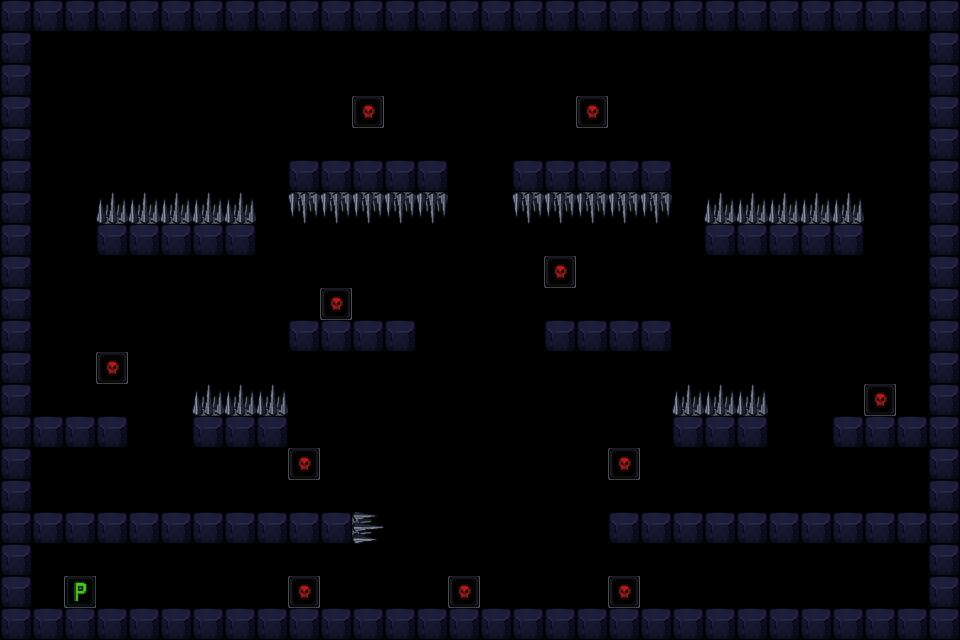

This is a level from a 2D game, rendered from its Tiled map with the project's own tilesets. A one-line summary and the complete map file follow:
An orthogonal 30x20 tile map with 32x32 px tiles, 5 tile layers (solid, oneway, monsters, traps, ...), 2 tilesets.

<map version="1.10" tiledversion="1.12.1" orientation="orthogonal" renderorder="right-down" width="30" height="20" tilewidth="32" tileheight="32" infinite="0" nextlayerid="11" nextobjectid="1">
 <tileset firstgid="1" source="block.tsx" />
 <tileset firstgid="161060739" source="port.tsx" />
 <layer id="2" name="solid" width="30" height="20">
  <data encoding="csv">
9,9,9,9,9,9,9,9,9,9,9,9,9,9,9,9,9,9,9,9,9,9,9,9,9,9,9,9,9,9,
9,0,0,0,0,0,0,0,0,0,0,0,0,0,0,0,0,0,0,0,0,0,0,0,0,0,0,0,0,9,
9,0,0,0,0,0,0,0,0,0,0,0,0,0,0,0,0,0,0,0,0,0,0,0,0,0,0,0,0,9,
9,0,0,0,0,0,0,0,0,0,0,0,0,0,0,0,0,0,0,0,0,0,0,0,0,0,0,0,0,9,
9,0,0,0,0,0,0,0,0,0,0,0,0,0,0,0,0,0,0,0,0,0,0,0,0,0,0,0,0,9,
9,0,0,0,0,0,0,0,0,0,0,0,0,0,0,0,0,0,0,0,0,0,0,0,0,0,0,0,0,9,
9,0,0,0,0,0,0,0,0,0,0,0,0,0,0,0,0,0,0,0,0,0,0,0,0,0,0,0,0,9,
9,0,0,0,0,0,0,0,0,0,0,0,0,0,0,0,0,0,0,0,0,0,0,0,0,0,0,0,0,9,
9,0,0,0,0,0,0,0,0,0,0,0,0,0,0,0,0,0,0,0,0,0,0,0,0,0,0,0,0,9,
9,0,0,0,0,0,0,0,0,0,0,0,0,0,0,0,0,0,0,0,0,0,0,0,0,0,0,0,0,9,
9,0,0,0,0,0,0,0,0,0,0,0,0,0,0,0,0,0,0,0,0,0,0,0,0,0,0,0,0,9,
9,0,0,0,0,0,0,0,0,0,0,0,0,0,0,0,0,0,0,0,0,0,0,0,0,0,0,0,0,9,
9,0,0,0,0,0,0,0,0,0,0,0,0,0,0,0,0,0,0,0,0,0,0,0,0,0,0,0,0,9,
9,0,0,0,0,0,0,0,0,0,0,0,0,0,0,0,0,0,0,0,0,0,0,0,0,0,0,0,0,9,
9,0,0,0,0,0,0,0,0,0,0,0,0,0,0,0,0,0,0,0,0,0,0,0,0,0,0,0,0,9,
9,0,0,0,0,0,0,0,0,0,0,0,0,0,0,0,0,0,0,0,0,0,0,0,0,0,0,0,0,9,
9,0,0,0,0,0,0,0,0,0,0,0,0,0,0,0,0,0,0,0,0,0,0,0,0,0,0,0,0,9,
9,0,0,0,0,0,0,0,0,0,0,0,0,0,0,0,0,0,0,0,0,0,0,0,0,0,0,0,0,9,
9,0,0,0,0,0,0,0,0,0,0,0,0,0,0,0,0,0,0,0,0,0,0,0,0,0,0,0,0,9,
9,9,9,9,9,9,9,9,9,9,9,9,9,9,9,9,9,9,9,9,9,9,9,9,9,9,9,9,9,9
</data>
 </layer>
 <layer id="9" name="oneway" width="30" height="20">
  <data encoding="csv">
0,0,0,0,0,0,0,0,0,0,0,0,0,0,0,0,0,0,0,0,0,0,0,0,0,0,0,0,0,0,
0,0,0,0,0,0,0,0,0,0,0,0,0,0,0,0,0,0,0,0,0,0,0,0,0,0,0,0,0,0,
0,0,0,0,0,0,0,0,0,0,0,0,0,0,0,0,0,0,0,0,0,0,0,0,0,0,0,0,0,0,
0,0,0,0,0,0,0,0,0,0,0,0,0,0,0,0,0,0,0,0,0,0,0,0,0,0,0,0,0,0,
0,0,0,0,0,0,0,0,0,0,0,0,0,0,0,0,0,0,0,0,0,0,0,0,0,0,0,0,0,0,
0,0,0,0,0,0,0,0,0,9,9,9,9,9,0,0,9,9,9,9,9,0,0,0,0,0,0,0,0,0,
0,0,0,0,0,0,0,0,0,0,0,0,0,0,0,0,0,0,0,0,0,0,0,0,0,0,0,0,0,0,
0,0,0,9,9,9,9,9,0,0,0,0,0,0,0,0,0,0,0,0,0,0,9,9,9,9,9,0,0,0,
0,0,0,0,0,0,0,0,0,0,0,0,0,0,0,0,0,0,0,0,0,0,0,0,0,0,0,0,0,0,
0,0,0,0,0,0,0,0,0,0,0,0,0,0,0,0,0,0,0,0,0,0,0,0,0,0,0,0,0,0,
0,0,0,0,0,0,0,0,0,9,9,9,9,0,0,0,0,9,9,9,9,0,0,0,0,0,0,0,0,0,
0,0,0,0,0,0,0,0,0,0,0,0,0,0,0,0,0,0,0,0,0,0,0,0,0,0,0,0,0,0,
0,0,0,0,0,0,0,0,0,0,0,0,0,0,0,0,0,0,0,0,0,0,0,0,0,0,0,0,0,0,
0,9,9,9,0,0,9,9,9,0,0,0,0,0,0,0,0,0,0,0,0,9,9,9,0,0,9,9,9,0,
0,0,0,0,0,0,0,0,0,0,0,0,0,0,0,0,0,0,0,0,0,0,0,0,0,0,0,0,0,0,
0,0,0,0,0,0,0,0,0,0,0,0,0,0,0,0,0,0,0,0,0,0,0,0,0,0,0,0,0,0,
0,9,9,9,9,9,9,9,9,9,9,0,0,0,0,0,0,0,0,9,9,9,9,9,9,9,9,9,9,0,
0,0,0,0,0,0,0,0,0,0,0,0,0,0,0,0,0,0,0,0,0,0,0,0,0,0,0,0,0,0,
0,0,0,0,0,0,0,0,0,0,0,0,0,0,0,0,0,0,0,0,0,0,0,0,0,0,0,0,0,0,
0,0,0,0,0,0,0,0,0,0,0,0,0,0,0,0,0,0,0,0,0,0,0,0,0,0,0,0,0,0
</data>
 </layer>
 <layer id="6" name="monsters" width="30" height="20">
  <data encoding="csv">
0,0,0,0,0,0,0,0,0,0,0,0,0,0,0,0,0,0,0,0,0,0,0,0,0,0,0,0,0,0,
0,0,0,0,0,0,0,0,0,0,0,0,0,0,0,0,0,0,0,0,0,0,0,0,0,0,0,0,0,0,
0,0,0,0,0,0,0,0,0,0,0,0,0,0,0,0,0,0,0,0,0,0,0,0,0,0,0,0,0,0,
0,0,0,0,0,0,0,0,0,0,0,15,0,0,0,0,0,0,15,0,0,0,0,0,0,0,0,0,0,0,
0,0,0,0,0,0,0,0,0,0,0,0,0,0,0,0,0,0,0,0,0,0,0,0,0,0,0,0,0,0,
0,0,0,0,0,0,0,0,0,0,0,0,0,0,0,0,0,0,0,0,0,0,0,0,0,0,0,0,0,0,
0,0,0,0,0,0,0,0,0,0,0,0,0,0,0,0,0,0,0,0,0,0,0,0,0,0,0,0,0,0,
0,0,0,0,0,0,0,0,0,0,0,0,0,0,0,0,0,0,0,0,0,0,0,0,0,0,0,0,0,0,
0,0,0,0,0,0,0,0,0,0,0,0,0,0,0,0,0,15,0,0,0,0,0,0,0,0,0,0,0,0,
0,0,0,0,0,0,0,0,0,0,15,0,0,0,0,0,0,0,0,0,0,0,0,0,0,0,0,0,0,0,
0,0,0,0,0,0,0,0,0,0,0,0,0,0,0,0,0,0,0,0,0,0,0,0,0,0,0,0,0,0,
0,0,0,15,0,0,0,0,0,0,0,0,0,0,0,0,0,0,0,0,0,0,0,0,0,0,0,0,0,0,
0,0,0,0,0,0,0,0,0,0,0,0,0,0,0,0,0,0,0,0,0,0,0,0,0,0,0,15,0,0,
0,0,0,0,0,0,0,0,0,0,0,0,0,0,0,0,0,0,0,0,0,0,0,0,0,0,0,0,0,0,
0,0,0,0,0,0,0,0,0,15,0,0,0,0,0,0,0,0,0,15,0,0,0,0,0,0,0,0,0,0,
0,0,0,0,0,0,0,0,0,0,0,0,0,0,0,0,0,0,0,0,0,0,0,0,0,0,0,0,0,0,
0,0,0,0,0,0,0,0,0,0,0,0,0,0,0,0,0,0,0,0,0,0,0,0,0,0,0,0,0,0,
0,0,0,0,0,0,0,0,0,0,0,0,0,0,0,0,0,0,0,0,0,0,0,0,0,0,0,0,0,0,
0,0,0,0,0,0,0,0,0,15,0,0,0,0,15,0,0,0,0,15,0,0,0,0,0,0,0,0,0,0,
0,0,0,0,0,0,0,0,0,0,0,0,0,0,0,0,0,0,0,0,0,0,0,0,0,0,0,0,0,0
</data>
 </layer>
 <layer id="10" name="traps" width="30" height="20">
  <data encoding="csv">
0,0,0,0,0,0,0,0,0,0,0,0,0,0,0,0,0,0,0,0,0,0,0,0,0,0,0,0,0,0,
0,0,0,0,0,0,0,0,0,0,0,0,0,0,0,0,0,0,0,0,0,0,0,0,0,0,0,0,0,0,
0,0,0,0,0,0,0,0,0,0,0,0,0,0,0,0,0,0,0,0,0,0,0,0,0,0,0,0,0,0,
0,0,0,0,0,0,0,0,0,0,0,0,0,0,0,0,0,0,0,0,0,0,0,0,0,0,0,0,0,0,
0,0,0,0,0,0,0,0,0,0,0,0,0,0,0,0,0,0,0,0,0,0,0,0,0,0,0,0,0,0,
0,0,0,0,0,0,0,0,0,0,0,0,0,0,0,0,0,0,0,0,0,0,0,0,0,0,0,0,0,0,
0,0,0,2,2,2,2,2,0,1073741826,1073741826,1073741826,1073741826,1073741826,0,0,1073741826,1073741826,1073741826,1073741826,1073741826,0,2,2,2,2,2,0,0,0,
0,0,0,0,0,0,0,0,0,0,0,0,0,0,0,0,0,0,0,0,0,0,0,0,0,0,0,0,0,0,
0,0,0,0,0,0,0,0,0,0,0,0,0,0,0,0,0,0,0,0,0,0,0,0,0,0,0,0,0,0,
0,0,0,0,0,0,0,0,0,0,0,0,0,0,0,0,0,0,0,0,0,0,0,0,0,0,0,0,0,0,
0,0,0,0,0,0,0,0,0,0,0,0,0,0,0,0,0,0,0,0,0,0,0,0,0,0,0,0,0,0,
0,0,0,0,0,0,0,0,0,0,0,0,0,0,0,0,0,0,0,0,0,0,0,0,0,0,0,0,0,0,
0,0,0,0,0,0,2,2,2,0,0,0,0,0,0,0,0,0,0,0,0,2,2,2,0,0,0,0,0,0,
0,0,0,0,0,0,0,0,0,0,0,0,0,0,0,0,0,0,0,0,0,0,0,0,0,0,0,0,0,0,
0,0,0,0,0,0,0,0,0,0,0,0,0,0,0,0,0,0,0,0,0,0,0,0,0,0,0,0,0,0,
0,0,0,0,0,0,0,0,0,0,0,0,0,0,0,0,0,0,0,0,0,0,0,0,0,0,0,0,0,0,
0,0,0,0,0,0,0,0,0,0,0,3758096386,0,0,0,0,0,0,161060738,0,0,0,0,0,0,0,0,0,0,0,
0,0,0,0,0,0,0,0,0,0,0,0,0,0,0,0,0,0,0,0,0,0,0,0,0,0,0,0,0,0,
0,0,0,0,0,0,0,0,0,0,0,0,0,0,0,0,0,0,0,0,0,0,0,0,0,0,0,0,0,0,
0,0,0,0,0,0,0,0,0,0,0,0,0,0,0,0,0,0,0,0,0,0,0,0,0,0,0,0,0,0
</data>
 </layer>
 <layer id="8" name="player" width="30" height="20">
  <data encoding="csv">
0,0,0,0,0,0,0,0,0,0,0,0,0,0,0,0,0,0,0,0,0,0,0,0,0,0,0,0,0,0,
0,0,0,0,0,0,0,0,0,0,0,0,0,0,0,0,0,0,0,0,0,0,0,0,0,0,0,0,0,0,
0,0,0,0,0,0,0,0,0,0,0,0,0,0,0,0,0,0,0,0,0,0,0,0,0,0,0,0,0,0,
0,0,0,0,0,0,0,0,0,0,0,0,0,0,0,0,0,0,0,0,0,0,0,0,0,0,0,0,0,0,
0,0,0,0,0,0,0,0,0,0,0,0,0,0,0,0,0,0,0,0,0,0,0,0,0,0,0,0,0,0,
0,0,0,0,0,0,0,0,0,0,0,0,0,0,0,0,0,0,0,0,0,0,0,0,0,0,0,0,0,0,
0,0,0,0,0,0,0,0,0,0,0,0,0,0,0,0,0,0,0,0,0,0,0,0,0,0,0,0,0,0,
0,0,0,0,0,0,0,0,0,0,0,0,0,0,0,0,0,0,0,0,0,0,0,0,0,0,0,0,0,0,
0,0,0,0,0,0,0,0,0,0,0,0,0,0,0,0,0,0,0,0,0,0,0,0,0,0,0,0,0,0,
0,0,0,0,0,0,0,0,0,0,0,0,0,0,0,0,0,0,0,0,0,0,0,0,0,0,0,0,0,0,
0,0,0,0,0,0,0,0,0,0,0,0,0,0,0,0,0,0,0,0,0,0,0,0,0,0,0,0,0,0,
0,0,0,0,0,0,0,0,0,0,0,0,0,0,0,0,0,0,0,0,0,0,0,0,0,0,0,0,0,0,
0,0,0,0,0,0,0,0,0,0,0,0,0,0,0,0,0,0,0,0,0,0,0,0,0,0,0,0,0,0,
0,0,0,0,0,0,0,0,0,0,0,0,0,0,0,0,0,0,0,0,0,0,0,0,0,0,0,0,0,0,
0,0,0,0,0,0,0,0,0,0,0,0,0,0,0,0,0,0,0,0,0,0,0,0,0,0,0,0,0,0,
0,0,0,0,0,0,0,0,0,0,0,0,0,0,0,0,0,0,0,0,0,0,0,0,0,0,0,0,0,0,
0,0,0,0,0,0,0,0,0,0,0,0,0,0,0,0,0,0,0,0,0,0,0,0,0,0,0,0,0,0,
0,0,0,0,0,0,0,0,0,0,0,0,0,0,0,0,0,0,0,0,0,0,0,0,0,0,0,0,0,0,
0,0,14,0,0,0,0,0,0,0,0,0,0,0,0,0,0,0,0,0,0,0,0,0,0,0,0,0,0,0,
0,0,0,0,0,0,0,0,0,0,0,0,0,0,0,0,0,0,0,0,0,0,0,0,0,0,0,0,0,0
</data>
 </layer>
</map>
